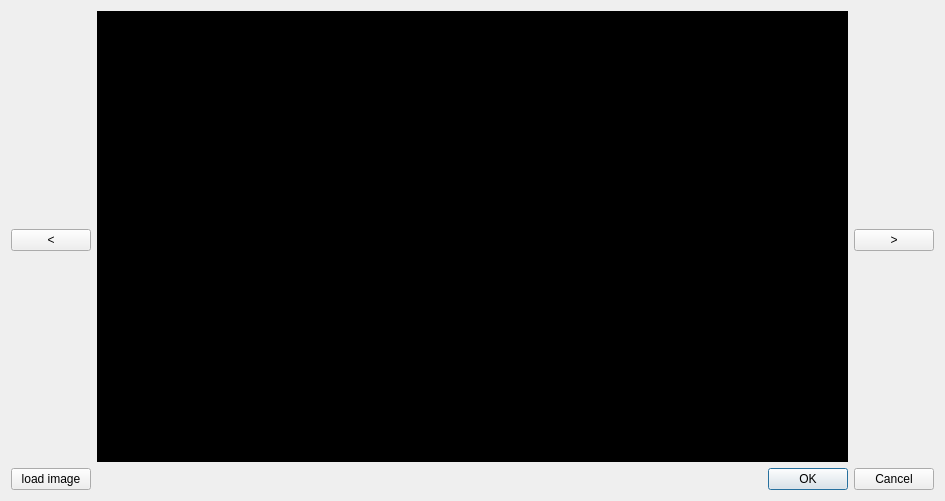
<?xml version="1.0" encoding="UTF-8"?>
<ui version="4.0">
 <class>image_capture</class>
 <widget class="QDialog" name="image_capture">
  <property name="geometry">
   <rect>
    <x>0</x>
    <y>0</y>
    <width>945</width>
    <height>501</height>
   </rect>
  </property>
  <property name="windowTitle">
   <string>Dialog</string>
  </property>
  <layout class="QGridLayout" name="gridLayout_3">
   <item row="0" column="0">
    <layout class="QGridLayout" name="gridLayout_2">
     <item row="1" column="1">
      <widget class="QDialogButtonBox" name="buttonBox">
       <property name="orientation">
        <enum>Qt::Horizontal</enum>
       </property>
       <property name="standardButtons">
        <set>QDialogButtonBox::Cancel|QDialogButtonBox::Ok</set>
       </property>
      </widget>
     </item>
     <item row="0" column="0" colspan="2">
      <layout class="QGridLayout" name="gridLayout">
       <item row="1" column="0">
        <widget class="QPushButton" name="Prev_Img">
         <property name="sizePolicy">
          <sizepolicy hsizetype="Minimum" vsizetype="Fixed">
           <horstretch>0</horstretch>
           <verstretch>0</verstretch>
          </sizepolicy>
         </property>
         <property name="maximumSize">
          <size>
           <width>80</width>
           <height>60</height>
          </size>
         </property>
         <property name="text">
          <string>&lt;</string>
         </property>
        </widget>
       </item>
       <item row="1" column="2">
        <widget class="QPushButton" name="Next_Img">
         <property name="sizePolicy">
          <sizepolicy hsizetype="Minimum" vsizetype="Fixed">
           <horstretch>0</horstretch>
           <verstretch>0</verstretch>
          </sizepolicy>
         </property>
         <property name="maximumSize">
          <size>
           <width>80</width>
           <height>60</height>
          </size>
         </property>
         <property name="text">
          <string>&gt;</string>
         </property>
        </widget>
       </item>
       <item row="0" column="2">
        <spacer name="verticalSpacer_2">
         <property name="orientation">
          <enum>Qt::Vertical</enum>
         </property>
         <property name="sizeHint" stdset="0">
          <size>
           <width>20</width>
           <height>40</height>
          </size>
         </property>
        </spacer>
       </item>
       <item row="0" column="0">
        <spacer name="verticalSpacer">
         <property name="orientation">
          <enum>Qt::Vertical</enum>
         </property>
         <property name="sizeHint" stdset="0">
          <size>
           <width>20</width>
           <height>40</height>
          </size>
         </property>
        </spacer>
       </item>
       <item row="2" column="0">
        <spacer name="verticalSpacer_3">
         <property name="orientation">
          <enum>Qt::Vertical</enum>
         </property>
         <property name="sizeHint" stdset="0">
          <size>
           <width>20</width>
           <height>40</height>
          </size>
         </property>
        </spacer>
       </item>
       <item row="2" column="2">
        <spacer name="verticalSpacer_4">
         <property name="orientation">
          <enum>Qt::Vertical</enum>
         </property>
         <property name="sizeHint" stdset="0">
          <size>
           <width>20</width>
           <height>40</height>
          </size>
         </property>
        </spacer>
       </item>
       <item row="0" column="1" rowspan="3">
        <widget class="QLabel" name="label">
         <property name="styleSheet">
          <string notr="true">background-color: black; 
color: white;</string>
         </property>
         <property name="text">
          <string/>
         </property>
        </widget>
       </item>
      </layout>
     </item>
     <item row="1" column="0">
      <widget class="QPushButton" name="Load_img">
       <property name="text">
        <string>load image</string>
       </property>
      </widget>
     </item>
    </layout>
   </item>
  </layout>
 </widget>
 <resources/>
 <connections>
  <connection>
   <sender>buttonBox</sender>
   <signal>accepted()</signal>
   <receiver>image_capture</receiver>
   <slot>accept()</slot>
   <hints>
    <hint type="sourcelabel">
     <x>248</x>
     <y>254</y>
    </hint>
    <hint type="destinationlabel">
     <x>157</x>
     <y>274</y>
    </hint>
   </hints>
  </connection>
  <connection>
   <sender>buttonBox</sender>
   <signal>rejected()</signal>
   <receiver>image_capture</receiver>
   <slot>reject()</slot>
   <hints>
    <hint type="sourcelabel">
     <x>316</x>
     <y>260</y>
    </hint>
    <hint type="destinationlabel">
     <x>286</x>
     <y>274</y>
    </hint>
   </hints>
  </connection>
 </connections>
</ui>
